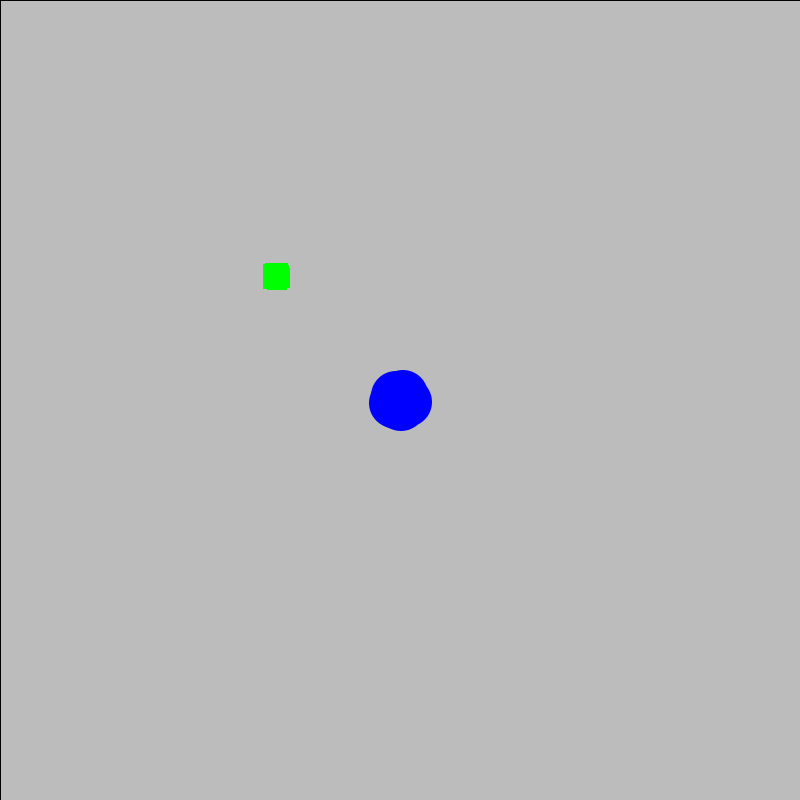
Frame 1 (no input)
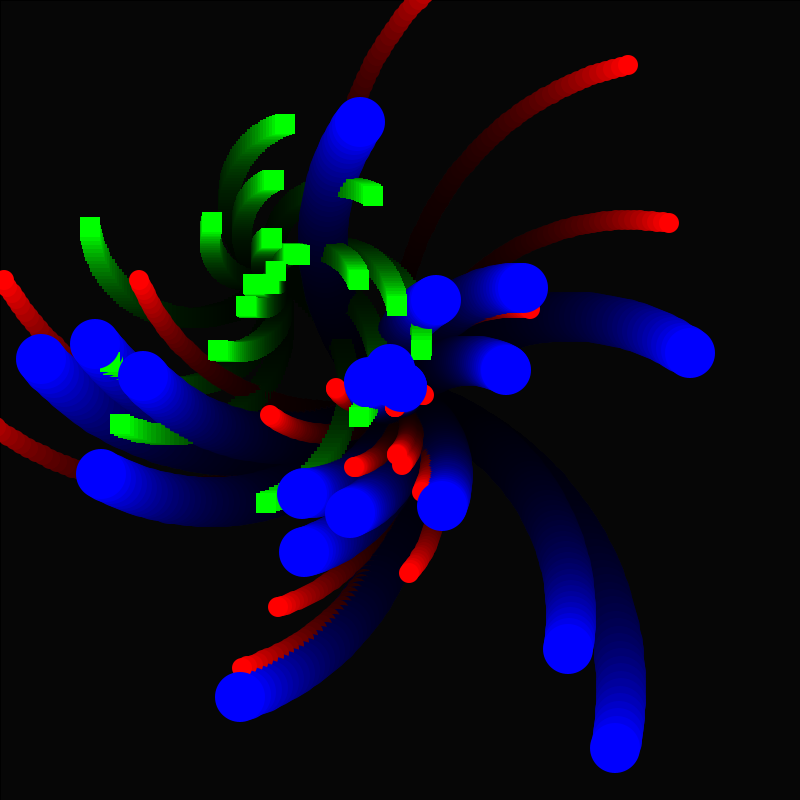
Frame 60 (the mouse pressed at the canvas centre just before this capture)
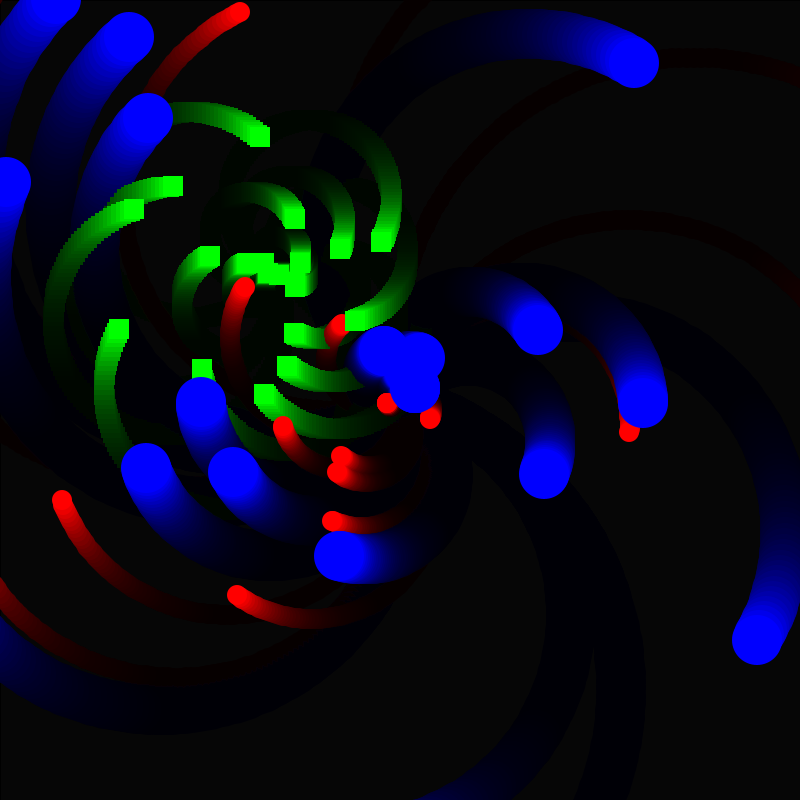
Frame 120 (the mouse held since frame 60 and released just before this capture)

The Processing sketch that drew these frames (run headless with seeded random() and noise(); from frame 60 on, the mouse is pressed at the canvas centre):

// Processing sketch: StarMad
// ── StarMad.pde
Particle [] P = new Particle[60];
int r=0;
int g=0;
int b=0;
void setup() {
  size(800, 800);
  for (int i=0; i<P.length-40; i++) {
    P[i]=new NormalParticle();
  }
 for (int i=20; i<P.length-20; i++) {
   P[i]=new OddballParticle();
 }
 for (int i=40; i<P.length; i++) {
   P[i]=new JumboParticle();
 }
}
void mousePressed(){
 r=(int)Math.random()*255;
g=(int)Math.random()*255;
  b=(int)Math.random()*255;
}
void draw() {
 // background(0);
 fill(r,g,b,20);
 rect(0,0,width,height);
  for (int i=0; i<P.length; i++) {
    P[i].move();
    P[i].show();
  }
}
class NormalParticle implements Particle { 
  double x, y, speed, angle;

  NormalParticle() {
    x=width/2;
    y=width/2;
    speed=Math.random()*8;
    angle=Math.random()*PI*2;
  }

  public void show() {
    fill(255, 0, 0);
    ellipse((int) x, (int) y, 20, 20);
  }
 public void move() {
    x+=Math.cos(angle)*speed;
    y+=Math.sin(angle)*speed;
    angle+=.025;
  }
}

interface Particle {
  void move();
  void show();
}
class OddballParticle implements Particle //uses an interface
{
double x, y, speed, angle;

  OddballParticle(){
     x=width/3;
    y=width/3;
    speed=Math.random()*5;
    angle=Math.random()*PI*2;
  }
  
  public void move() {
  x+=Math.cos(angle)*speed;
   y+=Math.sin(angle)*speed;
    angle+=.04;
  }
public void show() {
  noStroke();
   fill(0,255,0);
    rect((int)x,(int)y,20,20);
  }
}
class JumboParticle extends NormalParticle //uses inheritance
{
 
public void show() {
   fill(0,0,255);
    ellipse((int)x,(int)y,50,50);
  }
}
